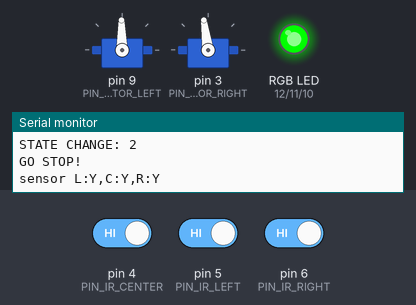
This sketch was run on a simulated Arduino Uno, built with avr-gcc and run on an emulated ATmega328P. Parts: 2 × servo, an RGB LED mixed from three pins (HIGH = lit), the last lines printed to the serial monitor. Inputs (shaded band) come from the test bench; at power-on: pin 6 (PIN_IR_RIGHT) HIGH, pin 4 (PIN_IR_CENTER) HIGH, pin 5 (PIN_IR_LEFT) HIGH.

Above: at 3.2 s.
3.3 s: pin 6 (PIN_IR_RIGHT) driven LOW
At 3.9 s:
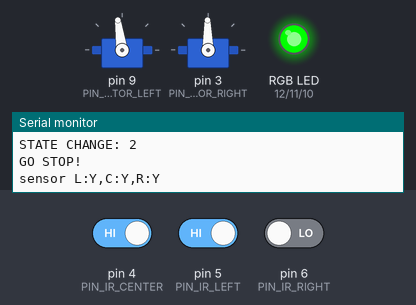
5.5 s: pin 6 (PIN_IR_RIGHT) driven HIGH
At 6.3 s:
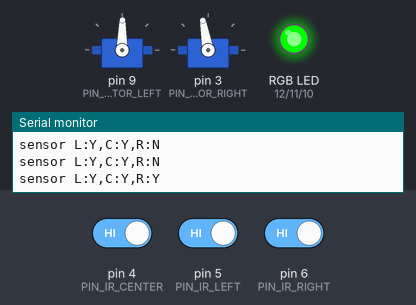
7.0 s: pin 4 (PIN_IR_CENTER) driven LOW
9.6 s: pin 5 (PIN_IR_LEFT) driven LOW
12.6 s: pin 6 (PIN_IR_RIGHT) driven LOW
At 14.0 s:
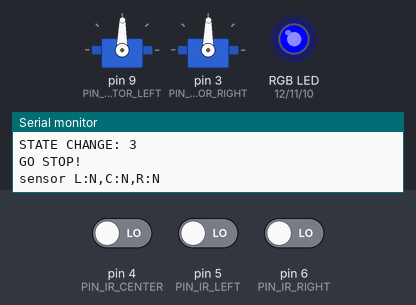
15.1 s: pin 5 (PIN_IR_LEFT) driven HIGH
At 50.5 s:
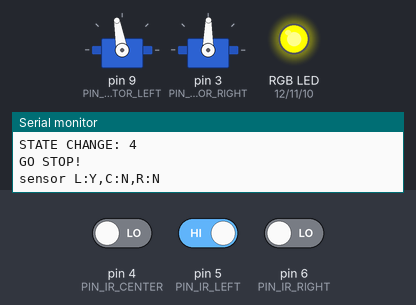
Timing chart, 0 to 51.0 s (numbered marks = the images above; inputs shaded):
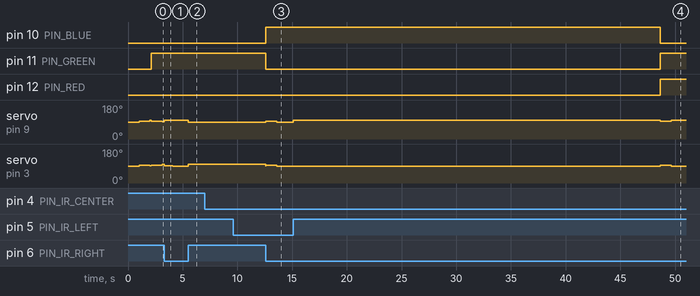

The sketch:

BusyBoi.ino
```cpp
#include <Servo.h>

#include "BusyBoi.h"

PathState currentPathState = START;
// Instances of sensor wrappers:
Wheel leftWheel;
Wheel rightWheel;
Servo leftServo;
Servo rightServo;
InfraredWrapper leftIr;
InfraredWrapper centerIr;
InfraredWrapper rightIr;
// The last time that a Serial.print was made:
uint32_t lastPrintTime = 0;
uint32_t lastExecTime = 0;
// The last time the user went slow because scared of the dark.
uint32_t lastInch = 0;
// How long we slow turning after last inching
#define WAS_JUST_GOING_SLOW 2000

bool disableMotors() {
  return false;
}

uint32_t millis_32() {
  return millis() % 0xFFFFFFFF;
}
// Assume that the interrupt handles both directions of type CHANGE.
static void detectInfraredChange(InfraredWrapper& ir) {
  int oldValue = ir.isBlack;
  ir.isBlack = digitalRead(ir.pin);
  if (oldValue != ir.isBlack) {
    ir.flippedAt = millis_32();
  }
}

#define EPSILON 0.0001
static bool areSame(float a, float b) {
  return fabs(a - b) < EPSILON;
}

int wheelLogTick(Wheel& wheel) {
  wheel.tickCount++;
  wheel.ticks[wheel.index] = millis_32();
  wheel.index = (++wheel.index) % ROTATIONS_COLLECTED;
  return 0;
}

int convertToServoValue(float rate) {
  // We're going in reverse now!!
  rate = rate * -1;
  if (rate >= 0.0) {
    return SERVO_CENTER + (rate * abs(SERVO_FORWARD_MULTIPLIER * SERVO_FULL_FORWARD));
  }
  return SERVO_CENTER + (rate * abs(SERVO_REVERSE_MULTIPLIER * SERVO_FULL_REVERSE));
}

// sets the servo speed: range -1 to 1.
void wheelSetSpeed(Wheel& wheel, float rate) {
  if (disableMotors()) {
    return;
  }
  wheel.servo->writeMicroseconds(convertToServoValue(rate));
}

// Counts the number of revolutions since a specified time window (in millis).
int countWheelTicks(Wheel& wheel, uint32_t now, uint32_t window) {
  int count = 0;

  // Circuluar access to last node.
  int i = wheel.index - 1;
  if (i < 0) i += ROTATIONS_COLLECTED;

  uint32_t min_time = now - window;
  if (min_time < 0)
    return 0;

  while (true) {
    if (wheel.ticks[i] >= min_time) {
      count++;
      if (count > ROTATIONS_COLLECTED) {
        // FUCK!
        break;
      }

      i--;
      if (i < 0) i += ROTATIONS_COLLECTED;
    } else {
      // Expected.
      break;
    }
  }
  return count;
}

void wheelInit(Wheel& wheel, int pin_servo, int pin_hall_effect, Servo* servo) {
  wheel.pinServo = pin_servo;
  Serial.print("Initializing Wheel/servo on pin ");
  Serial.println(wheel.pinServo);
  wheel.servo = servo;

  // Setup struct fields.
  wheel.index = 0;
  wheel.tickCount = 0;
  for (int i = 0; i < ROTATIONS_COLLECTED; i++) wheel.ticks[i] = -1;
}


void initIrSensor(InfraredWrapper& irSensor, int irPin, bool reverse) {
  irSensor.pin = irPin;
  pinMode(irPin, INPUT);
  irSensor.isBlack = digitalRead(irPin);
  irSensor.flippedAt = millis_32();
  irSensor.reverse = reverse;
}

void setup() {
  Serial.begin(9600);

  // Set up wheel servos.
  leftServo.attach(PIN_MOTOR_LEFT);
  rightServo.attach(PIN_MOTOR_RIGHT);
  wheelInit(leftWheel, PIN_MOTOR_LEFT, PIN_HALL_EFFECT_LEFT, &leftServo);
  wheelInit(rightWheel, PIN_MOTOR_RIGHT, PIN_HALL_EFFECT_RIGHT, &rightServo);
  // Breathe.
  delay(1000);

  wheelSetSpeed(leftWheel, 0.0);
  wheelSetSpeed(rightWheel, 0.0);
  delay(1000);
  // There is no spoon.

  // Set up IR sensors.
  initIrSensor(leftIr, PIN_IR_LEFT, /*reverse=*/false);
  initIrSensor(centerIr, PIN_IR_CENTER, /*reverse=*/false);
  // GG.
  initIrSensor(rightIr, PIN_IR_RIGHT, /*reverse=*/true);

  // Set up the Hall Effect Sensors.
  pinMode(PIN_HALL_EFFECT_LEFT, INPUT);
  pinMode(PIN_HALL_EFFECT_RIGHT, INPUT);

  pinMode(PIN_RED, OUTPUT);
  pinMode(PIN_GREEN, OUTPUT);
  pinMode(PIN_BLUE, OUTPUT);

  Serial.println("Let's a go!");
}

void printDebugUpdate() {
  Serial.print("sensor L:");
  Serial.print(leftIr.isBlack ? "Y" : "N");
  Serial.print(",C:");
  Serial.print(centerIr.isBlack ? "Y" : "N");
  Serial.print(",R:");
  Serial.print(rightIr.isBlack ? "Y" : "N");
  Serial.println();

  // Distance monitoring. For another day.
  /*
  Serial.print("] left wheel ∑:");
  Serial.print(leftWheel.tickCount);
  Serial.print(" Δ:");
  Serial.print(leftWheel.countTicks(now, 1000));
  Serial.print("right wheel ∑:");
  Serial.print(rightWheel.tickCount);
  Serial.print(" Δ:");
  Serial.println(rightWheel.countTicks(now, 1000));
  */
}
bool goSlow() {
  return millis_32() - lastInch < WAS_JUST_GOING_SLOW;
}
void moveStop() {
  Serial.println("GO STOP!");
  wheelSetSpeed(leftWheel, 0.0);
  wheelSetSpeed(rightWheel, 0.0);
};
void moveLeft() {
  if (goSlow()) {
    wheelSetSpeed(leftWheel, -0.3);
    wheelSetSpeed(rightWheel, 0.3);
    return;
  }
  // Serial.println("GO LEFT!");
  wheelSetSpeed(leftWheel, -0.5);
  wheelSetSpeed(rightWheel, 0.5);
};
void moveRight() {
  if (goSlow()) {
    wheelSetSpeed(leftWheel, 0.3);
    wheelSetSpeed(rightWheel, -0.3);
    return;
  }
  // Serial.println("GO RIGHT!");
  wheelSetSpeed(leftWheel, 0.5);
  wheelSetSpeed(rightWheel, -0.5);
};

void moveTightLeft() {
  Serial.println("GO TIGHT LEFT!");
  if (goSlow()) {
      wheelSetSpeed(leftWheel, -0.8);
      wheelSetSpeed(rightWheel, 0.15);
      return;
  }
  wheelSetSpeed(leftWheel, -1.0);
  wheelSetSpeed(rightWheel, 0.2);
};
void moveTightRight() {
  Serial.println("GO TIGHT RIGHT!");
  if (goSlow()) {
      wheelSetSpeed(leftWheel, 0.15);
      wheelSetSpeed(rightWheel, -0.8);
      return;
  }
  wheelSetSpeed(leftWheel, 0.2);
  wheelSetSpeed(rightWheel, -1.0);
};
void moveForward() {
  // Serial.println("GO FORWARD!");
  wheelSetSpeed(leftWheel, 0.5);
  wheelSetSpeed(rightWheel, 0.5);
};

bool isAtACrossRoad() {
  return (rightIr.isBlack && leftIr.isBlack && centerIr.isBlack);
}

bool wasInHeaven = false;
bool isInHeaven() {
  wasInHeaven = (!rightIr.isBlack && !leftIr.isBlack && !centerIr.isBlack);
  return wasInHeaven;
}

bool isOnTheLine() {
  // donny wtf.
  return (!rightIr.isBlack && !leftIr.isBlack && centerIr.isBlack);
}

void writeRgb(bool red, bool green, bool blue) {
  digitalWrite(PIN_RED, red ? HIGH : LOW);
  digitalWrite(PIN_GREEN, green ? HIGH : LOW);
  digitalWrite(PIN_BLUE, blue ? HIGH : LOW);
}

uint32_t enteredCheckpoint = 0;

#define MINIMUM_STATE_WAIT 4000
uint32_t lastStateChange = 0;
void advanceState(PathState newState, int waitTime = MINIMUM_STATE_WAIT) {

  int32_t now = millis_32();
  if (now - waitTime > lastStateChange) {
    Serial.print("STATE CHANGE: ");
    Serial.println(newState);

    // RGB Status!
    switch(newState) {
      case CHECKPOINT_ONE:
      // RED
        writeRgb(true, false, false);
        break;
      case CHECKPOINT_TWO:
      // GREEN
        writeRgb(false, true, false);
        break;
      case BROOM_STICK_ABYSS:
        // BLUE
        writeRgb(false, false, true);
        break;
      // ORANGE
      case GET_ON_THE_LINE:
        writeRgb(true, true, false);
        break;
      case EXIT_TO_THE_RAMP:
        // PINK
        writeRgb(true, false, true);
        break;
      case DO_A_FLIP:
      case FIND_THE_LINE:
      case RED_LINE_RIDER:
      case INVERTED_CUP_STRAIGHT:
      case INVERTED_CUP_RIGHT:
        // WHITE
        writeRgb(true, true, true);
        break;/*
      case FIND_THE_LINE:
        // WHITE
        writeRgb(true, true, true);
        break;
      case RED_LINE_RIDER:
        writeRgb(true, false, false);
        break;
      case INVERTED_CUP_STRAIGHT:
        writeRgb(false, true, false);
        break;
      case INVERTED_CUP_RIGHT:
        writeRgb(false, false, true);
        break;*/
    }

    lastStateChange = millis_32();
    currentPathState = newState;
    moveStop();
    delay(1000);
  }
}

int isInHeavenCount = 0;
bool isReadyForHeaven() {
  if (isInHeaven()) {
    isInHeavenCount++;
  }
  return isInHeavenCount >= 10;
}

int isLeavingAbyssCount = 0;
void resetTheAbyss() {
  isLeavingAbyssCount = 0;
}
bool isReadyForLine() {
  if (leftIr.isBlack || centerIr.isBlack) {
    isLeavingAbyssCount++;
  }
  return isLeavingAbyssCount >= 10;
}

#define CHECKPOINT_ONE_CROSS_WAIT_TIME 2000
#define CHECKPOINT_TWO_CROSS_WAIT_TIME 2000
void checkpointDetector() {
  if (currentPathState == START) {
    if (isAtACrossRoad()) {
      if (enteredCheckpoint == 0) {
        enteredCheckpoint = millis_32();
      }
    } else if (enteredCheckpoint == 0) {
      // Do nothing
    } else {
      // Evaluate wether hit checkpoint when LEFT the crossroad.
      if (millis_32() - enteredCheckpoint >= CHECKPOINT_ONE_CROSS_WAIT_TIME) {
        advanceState(CHECKPOINT_ONE, 6000);
      }
      // Reset.
      enteredCheckpoint = 0;
    }
  }

  if (currentPathState == CHECKPOINT_ONE) {
    if (isAtACrossRoad()) {
      if (enteredCheckpoint == 0) {
        enteredCheckpoint = millis_32();
      }
    } else if (enteredCheckpoint == 0) {
      // Do nothing
    } else {
      // Evaluate wether hit checkpoint when LEFT the crossroad.
      if (millis_32() - enteredCheckpoint >= CHECKPOINT_TWO_CROSS_WAIT_TIME) {
        advanceState(CHECKPOINT_TWO, 3000);
      }
      // Reset.
      enteredCheckpoint = 0;
    }
  }

  if (currentPathState == CHECKPOINT_TWO) {
    if (isReadyForHeaven()) {
      advanceState(BROOM_STICK_ABYSS, 15000);
      resetTheAbyss();
    }
  }
  if (currentPathState == BROOM_STICK_ABYSS) {
    if (!isReadyForLine()) {
      advanceState(GET_ON_THE_LINE, 5000);
      wasInHeaven = false;
    }
  }
  if (currentPathState == GET_ON_THE_LINE) {
    if (!isInHeaven() && wasInHeaven) {
      // Allow fast advance because this is a quick process.
      advanceState(EXIT_TO_THE_RAMP, 1000);
      wasInHeaven = false;
    }
  }
  if (currentPathState == EXIT_TO_THE_RAMP) {
    if (!isInHeaven() && wasInHeaven) {
      // Allow fast advance because this is a quick process.
      advanceState(DO_A_FLIP, 1000);
    }
  }
}

#define STOP_LEFT_FRAMES_NEEDED 4
int stopLeftInstances = 0;
int stopLeftFrames = 0;
void checkAdvance() {
  if (currentPathState != START && currentPathState != CHECKPOINT_ONE) {
    return;
  }
  stopLeftFrames++;
  if (stopLeftFrames >= STOP_LEFT_FRAMES_NEEDED) {
    stopLeftInstances++;
    stopLeftFrames = 0;
  }
  if (stopLeftInstances >= 3) {
    advanceState(CHECKPOINT_TWO);
  }
}

void executeDefaultLineRider() {
  uint32_t now = millis_32();
  if (rightIr.isBlack && leftIr.isBlack) {
    // Hey, It works.
      lastInch = now;
      moveStop();
      moveLeft();
      checkAdvance();
      return;
  } else {
    if (currentPathState == START) {
      stopLeftInstances = stopLeftInstances--;
      // i know. i know.
      if (stopLeftInstances < 0) { stopLeftInstances = 0; }
    }
  }
  if (leftIr.isBlack) {
    moveLeft();
    return;
  }
  if (rightIr.isBlack) {
    moveRight();
    return;
  }
  moveForward();
}

void executePreferRightLineRider() {
  uint32_t now = millis_32();
  if (rightIr.isBlack && leftIr.isBlack) {
      // Hey, It works.
      lastInch = now;
      moveStop();
      moveRight();
      checkAdvance();
      return;
  } else {
    if (currentPathState == START) {
      stopLeftInstances--;
      // i know. i know.
      if (stopLeftInstances < 0) { stopLeftInstances = 0; }
    }
  }
  if (rightIr.isBlack) {
    moveRight();
    return;
  }
  if (leftIr.isBlack) {
    moveLeft();
    return;
  }
  moveForward();
}

void executeRideTheRightLineRider() {
  /*
  if ((!leftIr.isBlack || rightIr.isBlack) && (millis_32() % 8 == 0)) {
    moveRight();
  }
  */
  if (rightIr.isBlack) {
    moveRight();
    return;
  }
  if (centerIr.isBlack) {
    moveLeft();
    return;
  }
  moveForward();
}
void executeVeerLeftLineRider() {
  if (rightIr.isBlack && leftIr.isBlack) {
    moveTightLeft();
    return;
  }
  if (centerIr.isBlack && leftIr.isBlack) {
    moveLeft();
    return;
  }
  if (leftIr.isBlack) {
    moveTightLeft();
    return;
  }
  if (rightIr.isBlack) {
    moveRight();
    return;
  }
  moveForward();
}
void executeVeerRightLineRider() {
  if (rightIr.isBlack && leftIr.isBlack) {
    moveTightRight();
    return;
  }
  if (centerIr.isBlack && rightIr.isBlack) {
    moveRight();
    return;
  }
  if (rightIr.isBlack) {
    moveTightRight();
    return;
  }
  if (leftIr.isBlack) {
    moveLeft();
    return;
  }
  moveForward();
}


void executeStateMachine() {
  if (lastStateChange == 0) {
    lastStateChange = millis_32();
  }
  checkpointDetector();
  switch (currentPathState) {
    case START:
      executeDefaultLineRider();
      break;
    case CHECKPOINT_ONE:
      executePreferRightLineRider();
      break;
    case CHECKPOINT_TWO:
      executeRideTheRightLineRider();
      break;
    case BROOM_STICK_ABYSS:
    case GET_ON_THE_LINE:
      executePreferRightLineRider();
      break;
/*      break;
    case BROOM_STICK_ABYSS:
      executeRideTheRightLineRider();
      break;
    case GET_ON_THE_LINE:
      executePreferRightLineRider();
      break;*/
    case EXIT_TO_THE_RAMP:
      executeVeerLeftLineRider();
      if (millis_32() - 2000 > lastStateChange) {
        advanceState(DO_A_FLIP);
      }
      break;
    case DO_A_FLIP:
      executeDefaultLineRider();
      break;
    default:
      executeDefaultLineRider();
  }
}

void refreshSensors() {
  detectInfraredChange(leftIr);
  detectInfraredChange(centerIr);
  detectInfraredChange(rightIr);
}

void loop() {
  refreshSensors();

  uint32_t now = millis_32();
  if ((now - lastExecTime) >= CONTROLLER_SAMPLE_RATE) {
    int timeSinceStart = now - lastExecTime;
    executeStateMachine();
    lastExecTime = now;
  }

  // Only give a status update every second.
  if ((now - lastPrintTime) >= DEBUG_WRITE_SAMPLE_RATE) {
    printDebugUpdate();
    lastPrintTime = now;
  }
}
```

BusyBoi.h
```cpp
#include <Servo.h>

// Digital pins.
#define PIN_IR_LEFT 5
#define PIN_IR_CENTER 4
#define PIN_IR_RIGHT 6
#define PIN_HALL_EFFECT_LEFT 7
#define PIN_HALL_EFFECT_RIGHT 8
#define PIN_MOTOR_LEFT 9
#define PIN_MOTOR_RIGHT 3
#define PIN_RED 12
#define PIN_GREEN 11
#define PIN_BLUE 10

// Analog pins.
#define PIN_LASER_READER 0

// Configs.
// Number of wheel quarter-rotations to store in ticks array.
#define ROTATIONS_COLLECTED 10

// DEBUG ONLY TURN OFF MOTORS
#define RUN_MOTORS true

// Motor constants.
#define SERVO_CENTER 1520
// Temporarily gate range to safer numbers:
#define SERVO_FORWARD_MULTIPLIER 0.25
#define SERVO_REVERSE_MULTIPLIER 0.23
#define SERVO_FULL_REVERSE -520.0  // 1000-1520
#define SERVO_FULL_FORWARD 480.0   // 2000-1520

#define DEBUG_WRITE_SAMPLE_RATE 1000
#define CONTROLLER_SAMPLE_RATE 1

#define STAGE_ONE_TIME 24.58 * 1000

// Define State Machine.
enum PathState {
  START,
  CHECKPOINT_ONE,
  CHECKPOINT_TWO,
  BROOM_STICK_ABYSS,
  GET_ON_THE_LINE,
  EXIT_TO_THE_RAMP,
  DO_A_FLIP,
  FIND_THE_LINE,
  RED_LINE_RIDER,
  INVERTED_CUP_STRAIGHT,
  INVERTED_CUP_RIGHT,
  FINISH
};

typedef struct InfraredWrapper {
  int pin = -1;
  int isBlack = false;
  // The time this bit last detected flipped.
  uint32_t flippedAt = 0;
  bool reverse = false;
};

// Wheel data container.
typedef struct Wheel {
  // Motor controller.
  Servo* servo;
  int pinServo = -1;
  int pinHallEffect = -1;
  // Revolution collector:
  // The collection of timestamps of last revolutions.
  uint32_t ticks[ROTATIONS_COLLECTED];
  // The position to insert the next revolution.
  int index = 0;
  // The global revolutions for this motor since reset.
  int tickCount = 0;
};
```

Measured:
- after the input at 3.3 s, servo on pin 9 (PIN_MOTOR_LEFT): 91° → 98° at once, → 100° 0.79 s later; servo on pin 3 (PIN_MOTOR_RIGHT): 98° → 91° at once, → 89° 0.79 s later
- after the input at 5.5 s, servo on pin 9 (PIN_MOTOR_LEFT): 100° → 89° at once; servo on pin 3 (PIN_MOTOR_RIGHT): 89° → 100° at once
- after the input at 12.6 s, pin 10 (PIN_BLUE): LOW → HIGH at once; pin 11 (PIN_GREEN): HIGH → LOW at once; servo on pin 9 (PIN_MOTOR_LEFT): 89° → 95° at once, → 89° 1.0 s later; servo on pin 3 (PIN_MOTOR_RIGHT): 100° → 95° at once, → 89° 1.0 s later
- after the input at 15.1 s, pin 10 (PIN_BLUE): HIGH → LOW after 33.5 s instead of 2.5 s; pin 11 (PIN_GREEN), pin 12 (PIN_RED): LOW → HIGH after 33.5 s instead of 2.5 s
